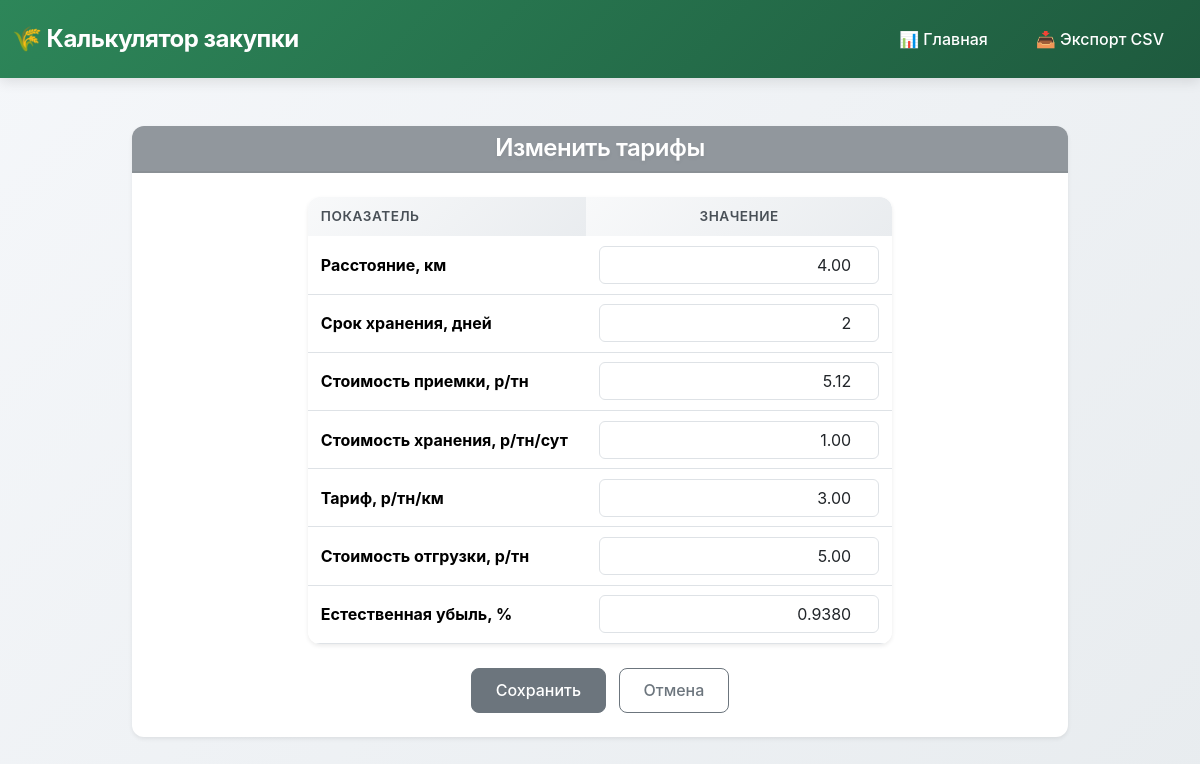
Before: /change_tariffs with the older database file.
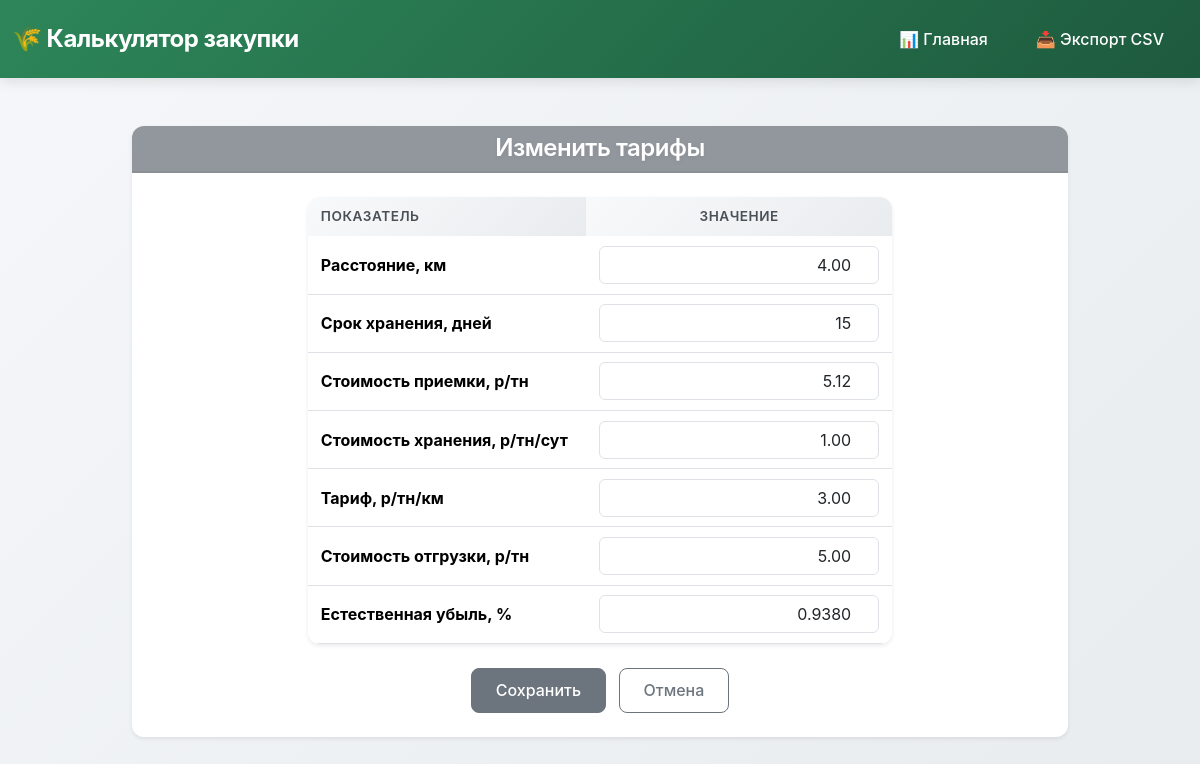
After: the same page with the newer database file.
### purch_calculator/removal_rates/models.py (models this page shows)
class Tariffs(models.Model):
    distance = models.DecimalField( #Расстояние, км
        _("Расстояние, КМ "),
        max_digits=10, decimal_places=2, default=0,
        validators=[MinValueValidator(0, message=_("Значение не может быть отрицательным."))])
    tariff =  models.DecimalField( #Тариф
        _("Тариф, р/тн/км"),
        max_digits=10, decimal_places=2, default=0,
        validators=[MinValueValidator(0, message=_("Значение не может быть отрицательным."))])
    storage_days = models.IntegerField( # Срок хранения
        _('Срок хранения, дней'),
        validators=[MinValueValidator(0, message='начение не может быть отрицательным')],
        default=0,
    )
    acceptance_cost = models.DecimalField( # Стоимость приемки
        _("Стоимость приемки, р/тн"),
        max_digits=10, decimal_places=2, default=0,
        validators=[MinValueValidator(0, message=_("Значение не может быть отрицательным."))])
    storage_cost = models.DecimalField( # Стоимость хранения
        _("Стоимость хранения, р/тн/сут"),
        max_digits=10, decimal_places=2, default=0,
        validators=[MinValueValidator(0, message=_("Значение не может быть отрицательным."))])
    shipping_cost = models.DecimalField( # Стоимость отгрузки
        _("Стоимость отгрузки, р/тн"),
        max_digits=10, decimal_places=2, default=0,
        validators=[MinValueValidator(0, message=_("Значение не может быть отрицательным."))])
    natural_loss_pct = models.DecimalField( # Естественная убыль
        _("Естественная убыль, %"),
        max_digits=10, decimal_places=4, default=0,
        validators=[MinValueValidator(0, message=_("Значение не может быть отрицательным."))])

### purch_calculator/removal_rates/views.py (the view)
# urls.py: path('change_tariffs',UpdateTariffs.as_view(), name='update_tariffs' ),
class UpdateTariffs(UpdateView):
    model = Tariffs
    form_class = TariffsForm
    success_url = reverse_lazy('index')
    template_name = 'change_data/update_tariffs.html'
    def get_object(self, queryset=None):
        obj, _ = Tariffs.objects.get_or_create(pk=1)
        return obj

### templates/change_data/update_tariffs.html (shortened to what this page needs)
{% extends "base.html" %}
{% load django_bootstrap5 %}
{% block content %}
<div class="container mt-4 mb-5 form-card">
  <div class="card shadow-sm border-secondary">
    <div class="card-header bg-secondary bg-opacity-75 text-white text-center">
      <h2 class="section-title mb-0 text-white">Изменить тарифы</h2>
    </div>
    <div class="card-body p-4">
      <form method="post" novalidate>
        <div class="row g-4 justify-content-center">
          <div class="col-lg-8">
            <div class="card h-100 border-secondary">
              <div class="card-body p-0">
                <table class="table table-compact mb-0">
                  <thead class="table-light">
                    <tr>
                      <th class="text-start">Показатель</th>
                      <th class="text-center">Значение</th>
                    </tr>
                  </thead>
                  <tbody>
                    <tr>
                      <th scope="row" class="text-start">Расстояние, км</th>
                      <td>{{ form.distance }}</td>
                    </tr>
                    <tr>
                      <th scope="row" class="text-start">Срок хранения, дней</th>
                      <td>{{ form.storage_days }}</td>
                    </tr>
                    <tr>
                      <th scope="row" class="text-start">Стоимость приемки, р/тн</th>
                      <td>{{ form.acceptance_cost }}</td>
                    </tr>
                    <tr>
                      <th scope="row" class="text-start">Стоимость хранения, р/тн/сут</th>
                      <td>{{ form.storage_cost }}</td>
                    </tr>
                    <tr>
                      <th scope="row" class="text-start">Тариф, р/тн/км</th>
                      <td>{{ form.tariff }}</td>
                    </tr>
                    <tr>
                      <th scope="row" class="text-start">Стоимость отгрузки, р/тн</th>
                      <td>{{ form.shipping_cost }}</td>
                    </tr>
                    <tr>
                      <th scope="row" class="text-start">Естественная убыль, %</th>
                      <td>{{ form.natural_loss_pct }}</td>
                    </tr>
                  </tbody>
                </table>
              </div>
            </div>
          </div>
        </div>
        <div class="text-center mt-4">
          <button type="submit" class="btn btn-secondary px-4 me-2">Сохранить</button>
          <a href="{% url 'index' %}" class="btn btn-outline-secondary px-4">Отмена</a>
        </div>
      </form>
    </div>
  </div>
</div>
{% endblock %}

Changed rows visible on the page:
changed Tariffs: storage_days "2" → "15"
